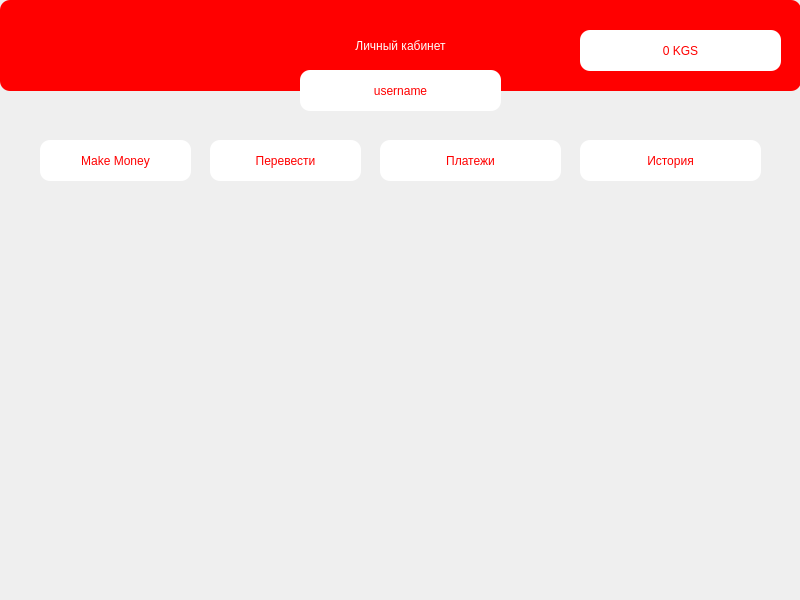
<?xml version="1.0" encoding="UTF-8"?>
<ui version="4.0">
 <class>Form</class>
 <widget class="QWidget" name="Form">
  <property name="geometry">
   <rect>
    <x>0</x>
    <y>0</y>
    <width>800</width>
    <height>600</height>
   </rect>
  </property>
  <property name="windowTitle">
   <string>Main</string>
  </property>
  <widget class="QLabel" name="label">
   <property name="geometry">
    <rect>
     <x>0</x>
     <y>0</y>
     <width>801</width>
     <height>91</height>
    </rect>
   </property>
   <property name="styleSheet">
    <string notr="true">font: 17pt &quot;Yu Gothic UI Semibold&quot;;
color: white;
background-color: red;
border-radius: 10px;</string>
   </property>
   <property name="text">
    <string>Личный кабинет</string>
   </property>
   <property name="alignment">
    <set>Qt::AlignCenter</set>
   </property>
  </widget>
  <widget class="QPushButton" name="make">
   <property name="geometry">
    <rect>
     <x>40</x>
     <y>140</y>
     <width>151</width>
     <height>41</height>
    </rect>
   </property>
   <property name="styleSheet">
    <string notr="true">font: 14pt &quot;Yu Gothic UI Semibold&quot;;
color: red;
background-color: white;
border-radius: 10px;</string>
   </property>
   <property name="text">
    <string>Make Money</string>
   </property>
  </widget>
  <widget class="QPushButton" name="transfer">
   <property name="geometry">
    <rect>
     <x>210</x>
     <y>140</y>
     <width>151</width>
     <height>41</height>
    </rect>
   </property>
   <property name="styleSheet">
    <string notr="true">font: 14pt &quot;Yu Gothic UI Semibold&quot;;
color: red;
background-color: white;
border-radius: 10px;</string>
   </property>
   <property name="text">
    <string>Перевести</string>
   </property>
  </widget>
  <widget class="QPushButton" name="signin_5">
   <property name="geometry">
    <rect>
     <x>380</x>
     <y>140</y>
     <width>181</width>
     <height>41</height>
    </rect>
   </property>
   <property name="styleSheet">
    <string notr="true">font: 14pt &quot;Yu Gothic UI Semibold&quot;;
color: red;
background-color: white;
border-radius: 10px;</string>
   </property>
   <property name="text">
    <string>Платежи</string>
   </property>
  </widget>
  <widget class="QPushButton" name="signin_6">
   <property name="geometry">
    <rect>
     <x>580</x>
     <y>140</y>
     <width>181</width>
     <height>41</height>
    </rect>
   </property>
   <property name="styleSheet">
    <string notr="true">font: 14pt &quot;Yu Gothic UI Semibold&quot;;
color: red;
background-color: white;
border-radius: 10px;</string>
   </property>
   <property name="text">
    <string>История</string>
   </property>
  </widget>
  <widget class="QLabel" name="balance">
   <property name="geometry">
    <rect>
     <x>580</x>
     <y>30</y>
     <width>201</width>
     <height>41</height>
    </rect>
   </property>
   <property name="styleSheet">
    <string notr="true">font: 14pt &quot;Yu Gothic UI Semibold&quot;;
color: red;
background-color: white;
border-radius: 10px;</string>
   </property>
   <property name="text">
    <string>0 KGS</string>
   </property>
   <property name="alignment">
    <set>Qt::AlignCenter</set>
   </property>
  </widget>
  <widget class="QLabel" name="username">
   <property name="geometry">
    <rect>
     <x>300</x>
     <y>70</y>
     <width>201</width>
     <height>41</height>
    </rect>
   </property>
   <property name="styleSheet">
    <string notr="true">font: 14pt &quot;Yu Gothic UI Semibold&quot;;
color: red;
background-color: white;
border-radius: 10px;</string>
   </property>
   <property name="text">
    <string>username</string>
   </property>
   <property name="alignment">
    <set>Qt::AlignCenter</set>
   </property>
  </widget>
 </widget>
 <resources/>
 <connections/>
</ui>
